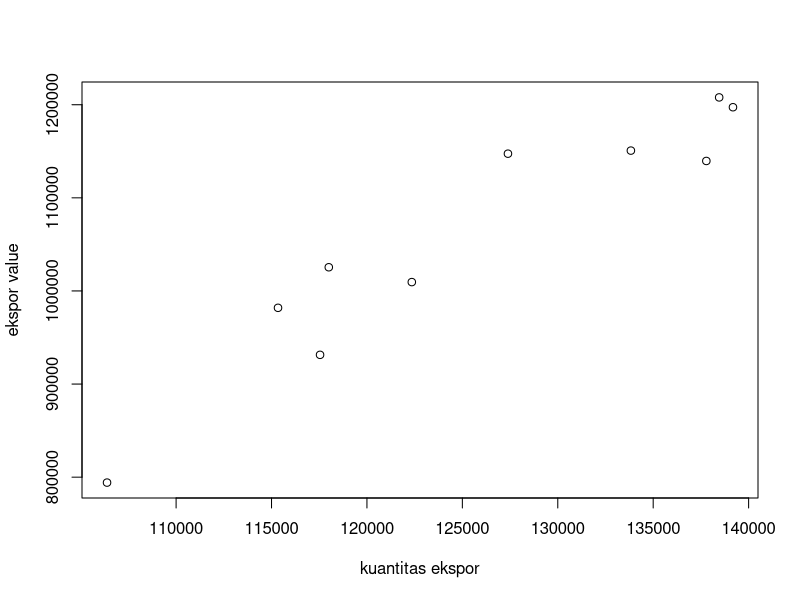
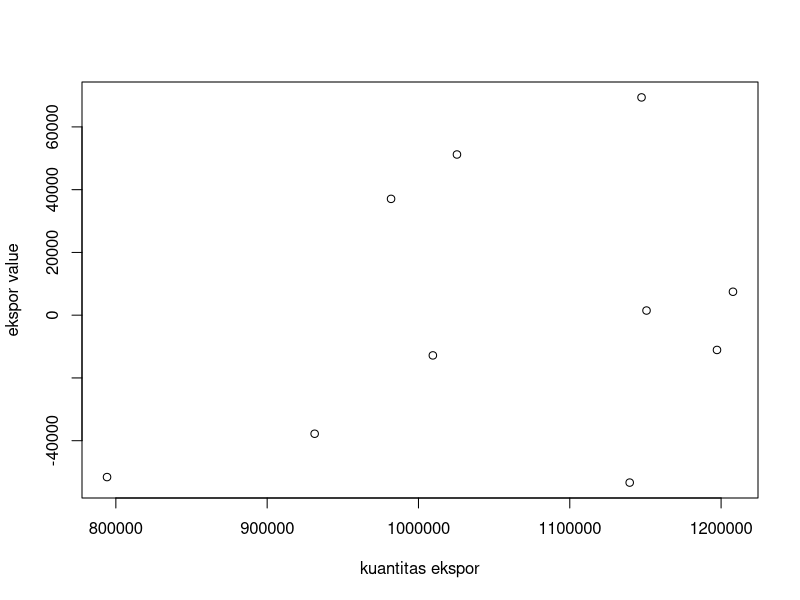
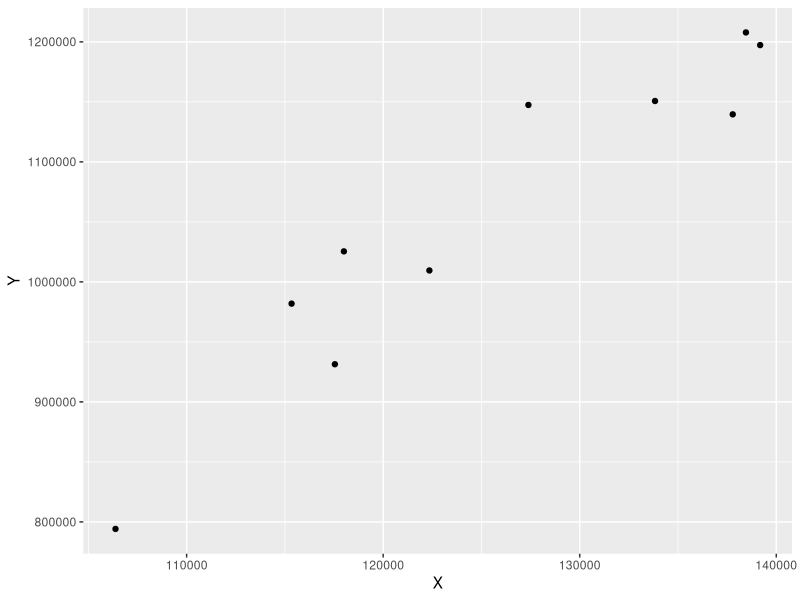
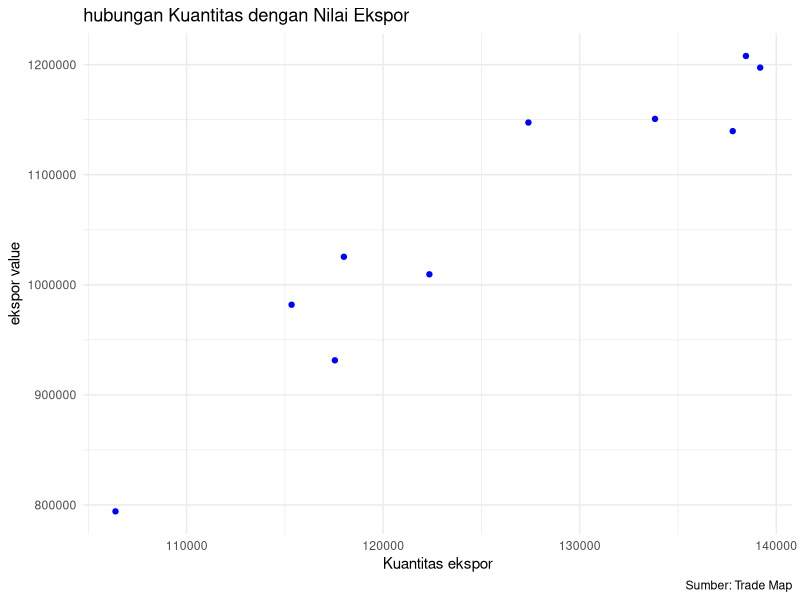

Recreate these plots in R, in order.
#Metopel Data

setwd("C:/Users/harto/OneDrive/Documents/uas metopel")
library("readxl")
library("tidyverse")

#Membaca data
dat<-read_excel('Ekspor Tembakau.xlsx')

#Plot X dan Y
plot(dat$X,dat$Y,xlab="kuantitas ekspor",ylab="ekspor value")

#regresi data
reg1<-lm(Y~X,data=dat)
summary(reg1)

#membuat error
dat$u<-resid(reg1) #generate error

#plot error
plot(dat$Y,dat$u,xlab="kuantitas ekspor",ylab="ekspor value") # plot error vs Y

#data vis
ggplot(data=dat,aes(x=X,y=Y))+
  geom_point()

#membuat labels
ggplot(data=dat,aes(x=X,y=Y)) +
  geom_point(color="blue") + 
  labs(title="hubungan Kuantitas dengan Nilai Ekspor",
       x="Kuantitas ekspor",
       y="ekspor value",
       caption = "Sumber: Trade Map") +
  theme_minimal()

